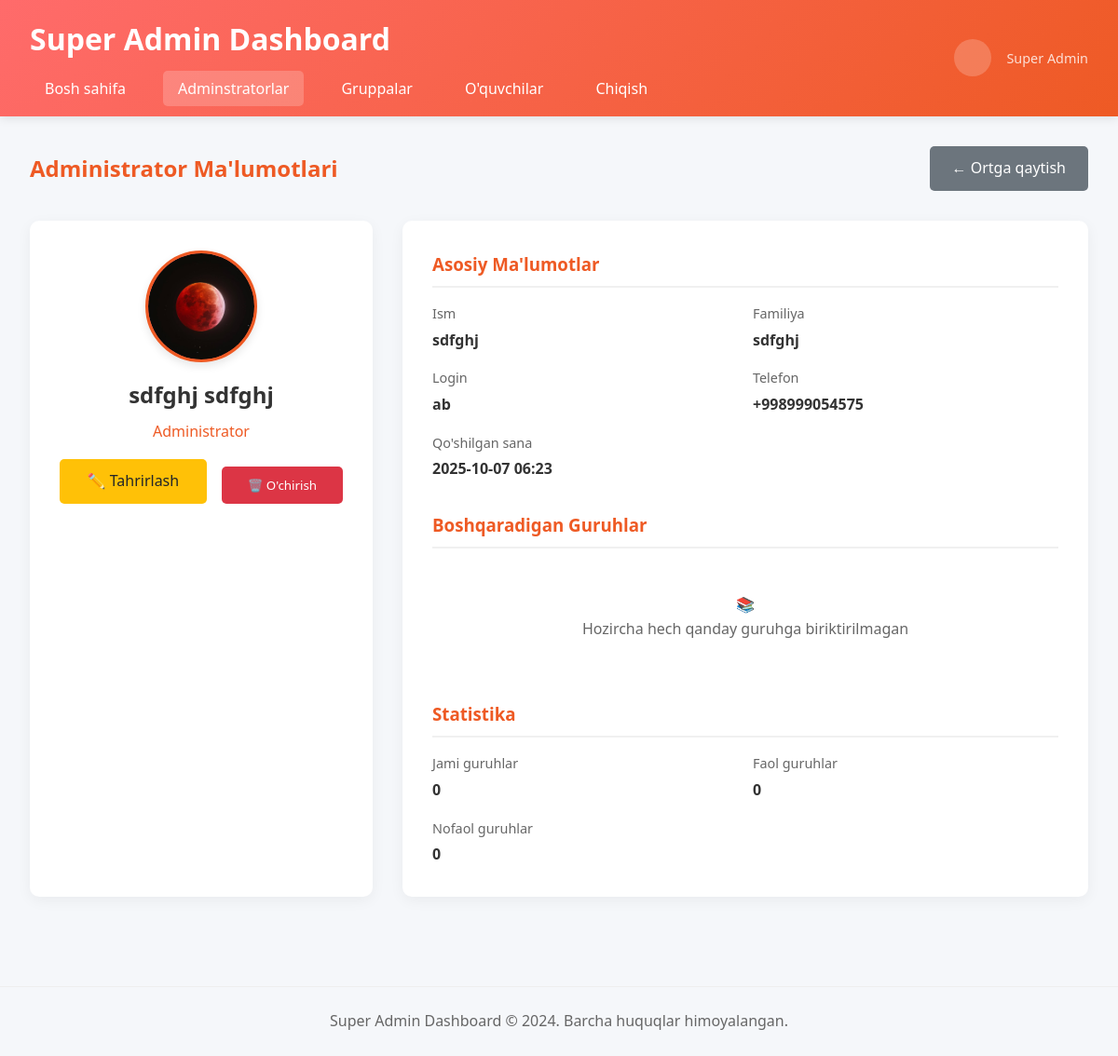
Page /super-admin/super-admin/adminstratorlar/2/ on the committed database.
### admistrators/models.py (models this page shows, shortened)
class Admin_users(models.Model):
    profile_img = models.FileField(upload_to='media/profile_images',default="profile.png")
    username = models.CharField(max_length=100, unique=True)
    password = models.CharField(max_length=100)
    first_name = models.CharField(max_length=100)
    last_name = models.CharField(max_length=100)
    direction = models.CharField(max_length=100)
    phone_number = models.CharField(max_length=30)
    role = models.CharField(max_length=50,default="adminstrator")
    created_at = models.DateTimeField(default=timezone.now)
    def __str__(self):
        return self.username

### admin_users/views.py (the view)
# urls.py: path('super-admin/adminstratorlar/<int:admin_id>/', views.administrator_detail, name='administrator_detail'),
def administrator_detail(request, admin_id):
    administrator = get_object_or_404(Admin_users, id=admin_id)
    managed_groups = Group.objects.filter(hwo_created=administrator)
    context = {
        'admin': administrator,
        'managed_groups': managed_groups,
        'groups_count': managed_groups.count(),
        'active_groups': managed_groups.filter(status='active').count(),
        'inactive_groups': managed_groups.filter(status='inactive').count(),
    }
    return render(request, 'super_admin/adminstrator_detail.html', context)

### templates/super_admin/adminstrator_detail.html (shortened to what this page needs)
{% load static %}
<!DOCTYPE html>
<html lang="uz">
<head>
</head>
<body>
    <header>
        <div class="header-content">
            <div>
                <h1>Super Admin Dashboard</h1>
                <nav>
                    <ul>
                        <li><a href="{% url 'super_admin_dashboard' %}">Bosh sahifa</a></li>
                        <li><a href="{% url 'adminstratorlar' %}" class="active">Adminstratorlar</a></li>
                        <li><a href="{% url 'gruppalar' %}">Gruppalar</a></li>
                        <li><a href="{% url 'oquvchilar' %}">O'quvchilar</a></li>
                        <li><a href="{% url 'logout' %}">Chiqish</a></li>
                    </ul>
                </nav>
            </div>
            <div class="user-info">
                <div class="user-avatar">
                </div>
                <div>
                    <div style="font-size: 0.9rem; opacity: 0.8;">Super Admin</div>
                </div>
            </div>
        </div>
    </header>
    <main>
        <div class="page-header">
            <h2 class="page-title">Administrator Ma'lumotlari</h2>
            <a href="{% url 'adminstratorlar' %}" class="btn-secondary btn">
                ← Ortga qaytish
            </a>
        </div>
        <div class="profile-container">
            <div class="profile-card">
                <div class="profile-avatar">
                    <img src="{{ admin.profile_img.url }}">
                </div>
                <div class="profile-name">
                    {{ admin.first_name }} {{ admin.last_name }}
                </div>
                <div class="profile-role">Administrator</div>
                <div class="action-buttons" style="border: none; margin: 0; padding: 0;">
                    <a href="{% url 'administrator_edit' admin.id %}" class="btn-warning btn" style="width: 100%; justify-content: center;">
                        ✏️ Tahrirlash
                    </a>
                    <form method="POST" action="{% url 'administrator_delete' admin.id %}" style="width: 100%; margin-top: 0.5rem;"
                          onsubmit="return confirm('Haqiqatan ham {{ admin.user.first_name }} {{ admin.user.last_name }} ni o\'chirmoqchimisiz?');">
                        <button type="submit" class="btn-danger btn" style="width: 100%; justify-content: center;">
                            🗑️ O'chirish
                        </button>
                    </form>
                </div>
            </div>
            <div class="info-card">
                <div class="info-section">
                    <h3>Asosiy Ma'lumotlar</h3>
                    <div class="info-grid">
                        <div class="info-item">
                            <span class="info-label">Ism</span>
                            <span class="info-value">{{ admin.first_name }}</span>
                        </div>
                        <div class="info-item">
                            <span class="info-label">Familiya</span>
                            <span class="info-value">{{ admin.last_name }}</span>
                        </div>
                        <div class="info-item">
                            <span class="info-label">Login</span>
                            <span class="info-value">{{ admin.username }}</span>
                        </div>
                        <div class="info-item">
                            <span class="info-label">Telefon</span>
                            <span class="info-value">{{ admin.phone_number }}</span>
                        </div>
                        <div class="info-item">
                            <span class="info-label">Qo'shilgan sana</span>
                            <span class="info-value">{{ admin.created_at|date:"Y-m-d H:i" }}</span>
                        </div>
                    </div>
                </div>
                <div class="info-section">
                    <h3>Boshqaradigan Guruhlar</h3>
                    {% if managed_groups %}
                    <div class="groups-grid">
                        {% for group in managed_groups %}
                        <div class="group-card">
                            <center><div class="group-name"><h2>{{ group.title }}</h2></div></center>
                            <div class="group-info">
                                <span><b>Narxi: </b>{{ group.group_price }} so'm</span>
                                <span><b>Ochilgan sana: </b>{{ group.created_at|date:"Y-m-d H:i" }}</span>
                                <span><b>Status:  </b>
                                    {% if group.status == 'active' %}
                                    <span style="color: #28a745;">●</span> Faol
                                    {% elif group.status == 'completed' %}
                                    <span style="color: #6c757d;">●</span> Yakunlangan
                                    {% else %}
                                    <span style="color: #dc3545;">●</span> Nofaol
                                    {% endif %}
                                </span>
                            </div>
                            <div class="group-info">
                                <span><b>Dars vaqti: </b>{{ group.group_time }}</span>
                                <span><b>O'quvchilar soni: </b>{{ group.students.count }} o'quvchi</span>
                            </div>
                        </div>
                        {% endfor %}
                    </div>
                    {% else %}
                    <div class="empty-groups">
                        <div>📚</div>
                        <p>Hozircha hech qanday guruhga biriktirilmagan</p>
                    </div>
                    {% endif %}
                </div>
                <div class="info-section">
                    <h3>Statistika</h3>
                    <div class="info-grid">
                        <div class="info-item">
                            <span class="info-label">Jami guruhlar</span>
                            <span class="info-value">{{ groups_count }}</span>
                        </div>
                        <div class="info-item">
                            <span class="info-label">Faol guruhlar</span>
                            <span class="info-value">{{ active_groups }}</span>
                        </div>
                        <div class="info-item">
                            <span class="info-label">Nofaol guruhlar</span>
                            <span class="info-value">{{inactive_groups}}</span>
                        </div>
                    </div>
                </div>
            </div>
        </div>
    </main>
    <footer>
        <p>Super Admin Dashboard &copy; 2024. Barcha huquqlar himoyalangan.</p>
    </footer>
</body>
</html>

### templates/super_admin/adminstrator_detail.html (style rules this page uses)
* { margin: 0; padding: 0; box-sizing: border-box; font-family: 'Segoe UI', Tahoma, Geneva, Verdana, sans-serif; }
body { background-color: #f5f7fa; color: #333; line-height: 1.6; }
header { background: linear-gradient(135deg, #ff6b6b 0%, #ee5a24 100%); color: white; padding: 1rem 2rem; box-shadow: 0 2px 10px rgba(0,0,0,0.1); }
.header-content { display: flex; justify-content: space-between; align-items: center; }
.user-info { display: flex; align-items: center; gap: 1rem; }
.user-avatar { width: 40px; height: 40px; background: rgba(255,255,255,0.2); border-radius: 50%; display: flex; align-items: center; justify-content: center; font-weight: bold; }
nav ul { display: flex; list-style: none; gap: 1.5rem; margin-top: 1rem; }
nav a { color: white; text-decoration: none; padding: 0.5rem 1rem; border-radius: 5px; transition: background-color 0.3s; }
nav a:hover, nav a.active { background-color: rgba(255,255,255,0.2); }
main { padding: 2rem; max-width: 1200px; margin: 0 auto; }
.page-header { display: flex; justify-content: space-between; align-items: center; margin-bottom: 2rem; }
.page-title { color: #ee5a24; }
.btn { padding: 0.7rem 1.5rem; background: #ee5a24; color: white; text-decoration: none; border-radius: 5px; border: none; cursor: pointer; transition: background 0.3s; display: inline-flex; align-items: center; gap: 0.5rem; }
.btn-secondary { background: #6c757d; }
.btn-warning { background: #ffc107; color: #212529; }
.btn-danger { background: #dc3545; }
.profile-container { display: grid; grid-template-columns: 1fr 2fr; gap: 2rem; margin-bottom: 2rem; }
.profile-card { background: white; border-radius: 10px; padding: 2rem; box-shadow: 0 4px 15px rgba(0,0,0,0.05); text-align: center; }
.profile-avatar { width: 120px; height: 120px; background: linear-gradient(135deg, #ff6b6b 0%, #ee5a24 100%); border-radius: 50%; display: flex; align-items: center; justify-content: center; font-size: 2.5rem; color: white; margin: 0 auto 1rem; font-weight: bold; }
.profile-name { font-size: 1.5rem; font-weight: 600; margin-bottom: 0.5rem; color: #333; }
.profile-role { color: #ee5a24; font-weight: 500; margin-bottom: 1rem; }
.info-card { background: white; border-radius: 10px; padding: 2rem; box-shadow: 0 4px 15px rgba(0,0,0,0.05); }
.info-section { margin-bottom: 2rem; }
.info-section:last-child { margin-bottom: 0; }
.info-section h3 { color: #ee5a24; margin-bottom: 1rem; padding-bottom: 0.5rem; border-bottom: 2px solid #f0f0f0; }
.info-grid { display: grid; grid-template-columns: 1fr 1fr; gap: 1rem; }
.info-item { display: flex; flex-direction: column; }
.info-label { font-weight: 500; color: #666; margin-bottom: 0.3rem; font-size: 0.9rem; }
.info-value { font-weight: 600; color: #333; }
.empty-groups { text-align: center; padding: 2rem; color: #666; }
.action-buttons { display: flex; gap: 1rem; margin-top: 2rem; padding-top: 1.5rem; border-top: 1px solid #eee; }
footer { text-align: center; padding: 1.5rem; color: #666; border-top: 1px solid #eee; margin-top: 2rem; }
.profile-avatar { width: 120px; height: 120px; border-radius: 50%; overflow: hidden; position: relative; margin: 0 auto 1rem; box-shadow: 0 4px 10px rgba(0,0,0,0.1); border: 3px solid #ee5a24; background: linear-gradient(135deg, #ff6b6b 0%, #ee5a24 100%); display: flex; align-items: center; justify-content: center; }
.profile-avatar img { width: 100%; height: 100%; object-fit: cover; border-radius: 50%; }

### rows in the picture
Admin_users: profile_img (picture), first_name "sdfghj", last_name "sdfghj", username "ab", phone_number "+998999054575", created_at "2025-10-07 06:23"

### other values in the picture
{{ groups_count }} "0"
{{ active_groups }} "0"
{{ inactive_groups }} "0"
